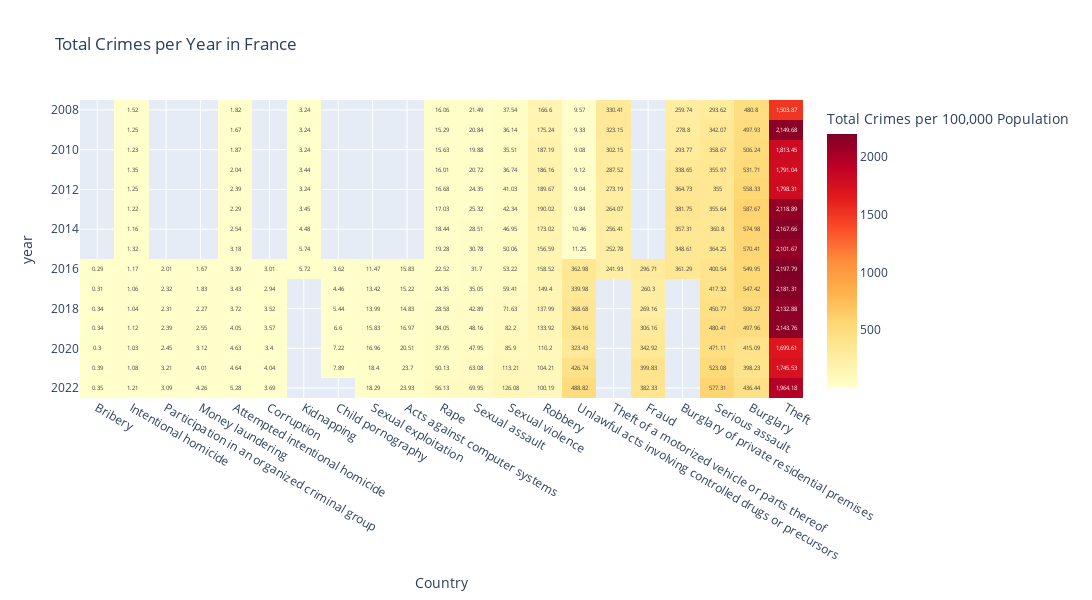
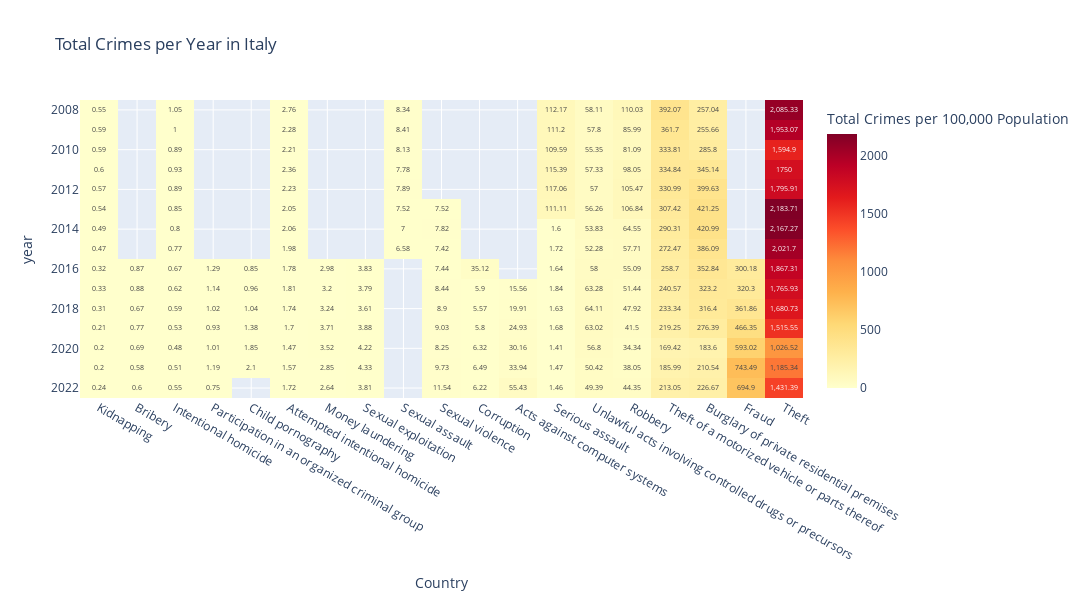
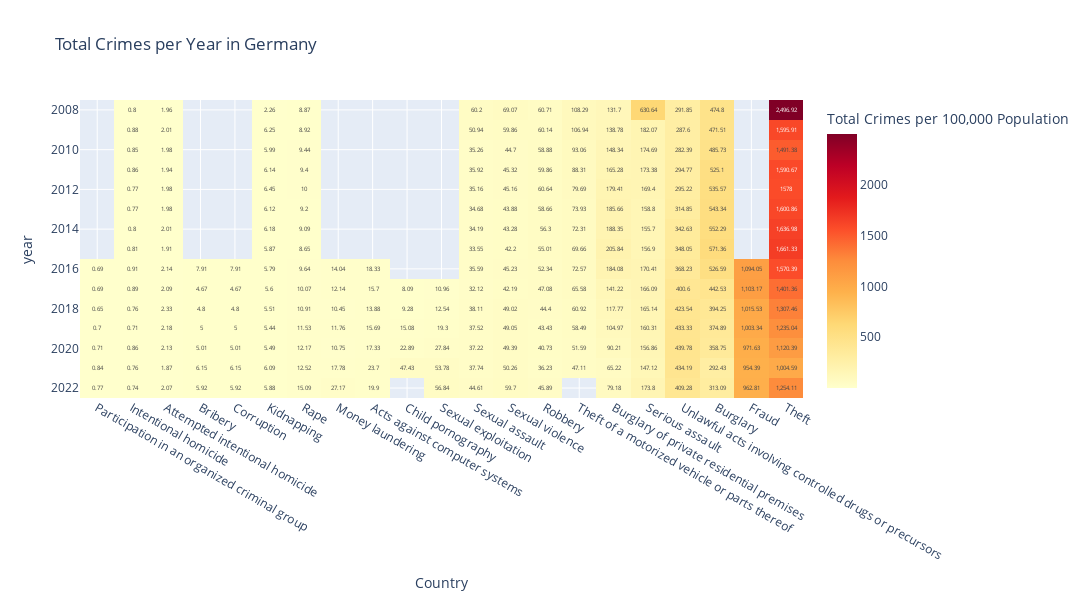
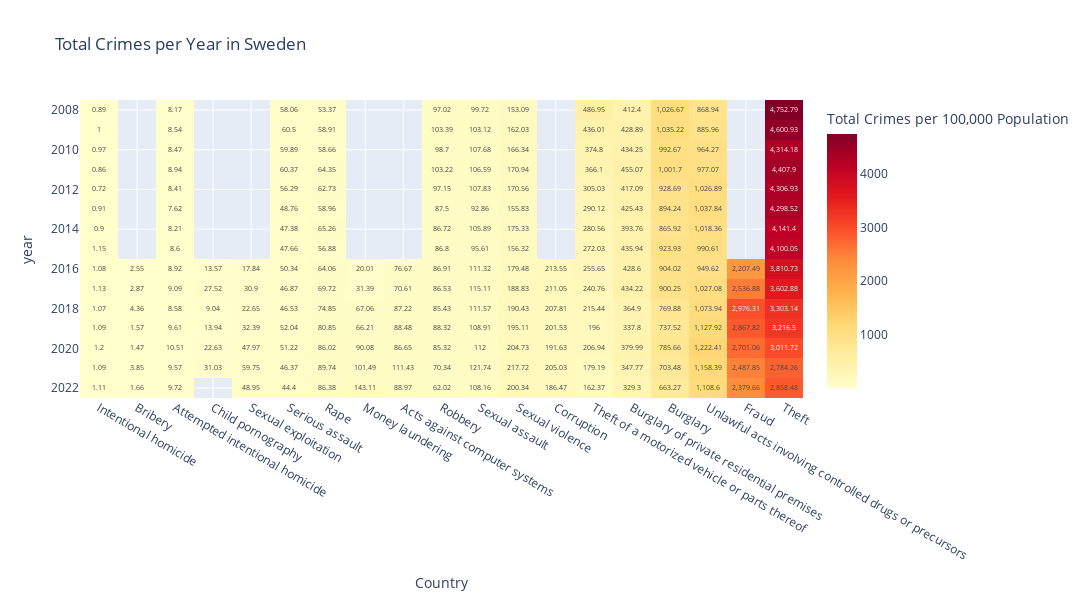

The cell these charts' notebook holds for them, in order:
### Markdown cell above
### Analiza kateorii przestępstw dla wszystkich badanych krajów

### Code cell
for country in selected:
    pivot_df = crimes_df[crimes_df['geo'] == country].pivot_table(
        index='year',
        columns='iccs',
        values='Crimes num',
        aggfunc="sum"
    )
    sorted_columns = pivot_df.mean().sort_values(ascending=True).index
    pivot = pivot_df.loc[:, sorted_columns]

    fig = px.imshow(
            pivot,
            labels=dict(x="Country", t="Year", color="Total Crimes per 100,000 Population"),
            x=pivot.columns,
            y=pivot.index,
            title=f"Total Crimes per Year in {country}",
            color_continuous_scale="YlOrRd",
            aspect="auto",
            width=1200,
            height=600,
            text_auto=True
        )
    fig.show()

### Figure 1 — Plotly figure (JSON) as saved in the notebook; plotly's stock layout.template omitted (floating-point values rounded to 4 significant figures; data arrays with more than 128 entries replaced by an {"elided": "..."} marker saying what was removed)
{"data": [{"coloraxis": "coloraxis", "hovertemplate": "Country: %{x}<br>year: %{y}<br>Total Crimes per 100,000 Population: %{z}<extra></extra>", "name": "0", "texttemplate": "%{z}", "type": "heatmap", "x": ["Bribery", "Intentional homicide", "Participation in an organized criminal group", "Money laundering", "Attempted intentional homicide", "Corruption", "Kidnapping", "Child pornography", "Sexual exploitation", "Acts against computer systems", "Rape", "Sexual assault", "Sexual violence", "Robbery", "Unlawful acts involving controlled drugs or precursors", "Theft of a motorized vehicle or parts thereof", "Fraud", "Burglary of private residential premises", "Serious assault", "Burglary", "Theft"], "xaxis": "x", "y": [2008, 2009, 2010, 2011, 2012, 2013, 2014, 2015, 2016, 2017, 2018, 2019, 2020, 2021, 2022], "yaxis": "y", "z": {"elided": "15x21 float values"}}], "layout": {"coloraxis": {"colorbar": {"title": {"text": "Total Crimes per 100,000 Population"}}, "colorscale": [[0, "rgb(255,255,204)"], [0.125, "rgb(255,237,160)"], [0.25, "rgb(254,217,118)"], [0.375, "rgb(254,178,76)"], [0.5, "rgb(253,141,60)"], [0.625, "rgb(252,78,42)"], [0.75, "rgb(227,26,28)"], [0.875, "rgb(189,0,38)"], [1, "rgb(128,0,38)"]]}, "height": 600, "title": {"text": "Total Crimes per Year in France"}, "width": 1200, "xaxis": {"anchor": "y", "domain": [0, 1], "title": {"text": "Country"}}, "yaxis": {"anchor": "x", "autorange": "reversed", "domain": [0, 1], "title": {"text": "year"}}}}

### Figure 2 — Plotly figure (JSON) as saved in the notebook; plotly's stock layout.template omitted (floating-point values rounded to 4 significant figures; data arrays with more than 128 entries replaced by an {"elided": "..."} marker saying what was removed)
{"data": [{"coloraxis": "coloraxis", "hovertemplate": "Country: %{x}<br>year: %{y}<br>Total Crimes per 100,000 Population: %{z}<extra></extra>", "name": "0", "texttemplate": "%{z}", "type": "heatmap", "x": ["Kidnapping", "Bribery", "Intentional homicide", "Participation in an organized criminal group", "Child pornography", "Attempted intentional homicide", "Money laundering", "Sexual exploitation", "Sexual assault", "Sexual violence", "Corruption", "Acts against computer systems", "Serious assault", "Unlawful acts involving controlled drugs or precursors", "Robbery", "Theft of a motorized vehicle or parts thereof", "Burglary of private residential premises", "Fraud", "Theft"], "xaxis": "x", "y": [2008, 2009, 2010, 2011, 2012, 2013, 2014, 2015, 2016, 2017, 2018, 2019, 2020, 2021, 2022], "yaxis": "y", "z": {"elided": "15x19 float values"}}], "layout": {"coloraxis": {"colorbar": {"title": {"text": "Total Crimes per 100,000 Population"}}, "colorscale": [[0, "rgb(255,255,204)"], [0.125, "rgb(255,237,160)"], [0.25, "rgb(254,217,118)"], [0.375, "rgb(254,178,76)"], [0.5, "rgb(253,141,60)"], [0.625, "rgb(252,78,42)"], [0.75, "rgb(227,26,28)"], [0.875, "rgb(189,0,38)"], [1, "rgb(128,0,38)"]]}, "height": 600, "title": {"text": "Total Crimes per Year in Italy"}, "width": 1200, "xaxis": {"anchor": "y", "domain": [0, 1], "title": {"text": "Country"}}, "yaxis": {"anchor": "x", "autorange": "reversed", "domain": [0, 1], "title": {"text": "year"}}}}

### Figure 3 — Plotly figure (JSON) as saved in the notebook; plotly's stock layout.template omitted (floating-point values rounded to 4 significant figures; data arrays with more than 128 entries replaced by an {"elided": "..."} marker saying what was removed)
{"data": [{"coloraxis": "coloraxis", "hovertemplate": "Country: %{x}<br>year: %{y}<br>Total Crimes per 100,000 Population: %{z}<extra></extra>", "name": "0", "texttemplate": "%{z}", "type": "heatmap", "x": ["Participation in an organized criminal group", "Intentional homicide", "Attempted intentional homicide", "Bribery", "Corruption", "Kidnapping", "Rape", "Money laundering", "Acts against computer systems", "Child pornography", "Sexual exploitation", "Sexual assault", "Sexual violence", "Robbery", "Theft of a motorized vehicle or parts thereof", "Burglary of private residential premises", "Serious assault", "Unlawful acts involving controlled drugs or precursors", "Burglary", "Fraud", "Theft"], "xaxis": "x", "y": [2008, 2009, 2010, 2011, 2012, 2013, 2014, 2015, 2016, 2017, 2018, 2019, 2020, 2021, 2022], "yaxis": "y", "z": {"elided": "15x21 float values"}}], "layout": {"coloraxis": {"colorbar": {"title": {"text": "Total Crimes per 100,000 Population"}}, "colorscale": [[0, "rgb(255,255,204)"], [0.125, "rgb(255,237,160)"], [0.25, "rgb(254,217,118)"], [0.375, "rgb(254,178,76)"], [0.5, "rgb(253,141,60)"], [0.625, "rgb(252,78,42)"], [0.75, "rgb(227,26,28)"], [0.875, "rgb(189,0,38)"], [1, "rgb(128,0,38)"]]}, "height": 600, "title": {"text": "Total Crimes per Year in Germany"}, "width": 1200, "xaxis": {"anchor": "y", "domain": [0, 1], "title": {"text": "Country"}}, "yaxis": {"anchor": "x", "autorange": "reversed", "domain": [0, 1], "title": {"text": "year"}}}}

### Figure 4 — Plotly figure (JSON) as saved in the notebook; plotly's stock layout.template omitted (floating-point values rounded to 4 significant figures; data arrays with more than 128 entries replaced by an {"elided": "..."} marker saying what was removed)
{"data": [{"coloraxis": "coloraxis", "hovertemplate": "Country: %{x}<br>year: %{y}<br>Total Crimes per 100,000 Population: %{z}<extra></extra>", "name": "0", "texttemplate": "%{z}", "type": "heatmap", "x": ["Intentional homicide", "Bribery", "Attempted intentional homicide", "Child pornography", "Sexual exploitation", "Serious assault", "Rape", "Money laundering", "Acts against computer systems", "Robbery", "Sexual assault", "Sexual violence", "Corruption", "Theft of a motorized vehicle or parts thereof", "Burglary of private residential premises", "Burglary", "Unlawful acts involving controlled drugs or precursors", "Fraud", "Theft"], "xaxis": "x", "y": [2008, 2009, 2010, 2011, 2012, 2013, 2014, 2015, 2016, 2017, 2018, 2019, 2020, 2021, 2022], "yaxis": "y", "z": {"elided": "15x19 float values"}}], "layout": {"coloraxis": {"colorbar": {"title": {"text": "Total Crimes per 100,000 Population"}}, "colorscale": [[0, "rgb(255,255,204)"], [0.125, "rgb(255,237,160)"], [0.25, "rgb(254,217,118)"], [0.375, "rgb(254,178,76)"], [0.5, "rgb(253,141,60)"], [0.625, "rgb(252,78,42)"], [0.75, "rgb(227,26,28)"], [0.875, "rgb(189,0,38)"], [1, "rgb(128,0,38)"]]}, "height": 600, "title": {"text": "Total Crimes per Year in Sweden"}, "width": 1200, "xaxis": {"anchor": "y", "domain": [0, 1], "title": {"text": "Country"}}, "yaxis": {"anchor": "x", "autorange": "reversed", "domain": [0, 1], "title": {"text": "year"}}}}
